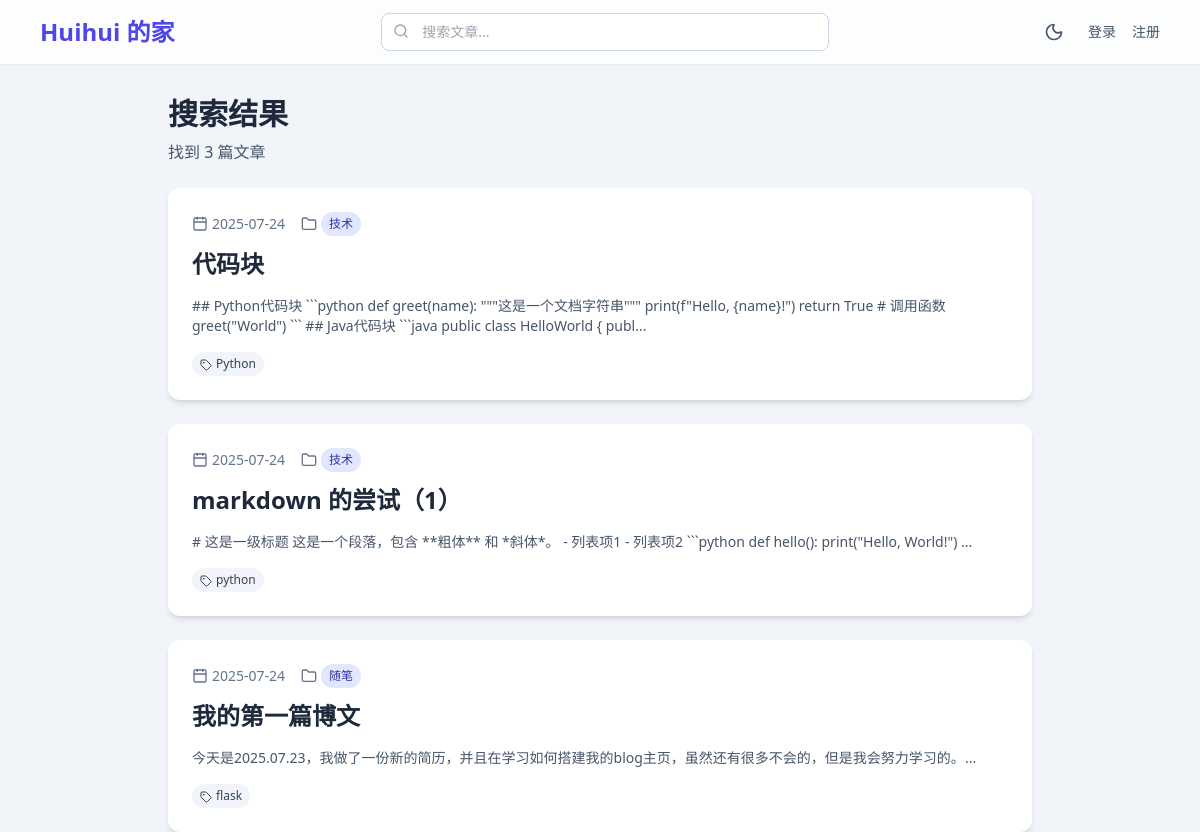
Screenshot of /search with the database file from the repository.
### app_blog.py (models this page shows, shortened)
class Post(db.Model):
    id = db.Column(db.Integer, primary_key=True)
    title = db.Column(db.String(100), nullable=False)
    content = db.Column(db.Text, nullable=False)
    created_at = db.Column(db.DateTime, default=datetime.utcnow)
    category = db.Column(db.String(50), default='未分类')
    tags = db.Column(db.Text, default='')
    def get_tags_list(self):
        if self.tags:
            return [tag.strip() for tag in self.tags.split(',') if tag.strip()]
        return []

### app_blog.py (the view, shortened to what this page needs)
@app.route('/search')
def search():
    query = request.args.get('q', '')
    category = request.args.get('category', '')
    posts = Post.query
    if category:
        posts = posts.filter(Post.category == category)
    posts = posts.order_by(Post.id.desc()).all()
    return render_template('search.html', posts=posts, query=query, category=category)

### app_blog.py (called while the page is built, shortened)
@app.before_request
def log_visit():
    try:
        path = request.path or '/'
        if any([
            path.startswith('/static'),
            path.startswith('/favicon')
        ]):
            return
        ip = request.environ.get('HTTP_X_FORWARDED_FOR', request.environ.get('REMOTE_ADDR', ''))
        if ip and ',' in ip:
            ip = ip.split(',')[0].strip()
        ua = request.user_agent.string if request.user_agent else ''
        ref = request.referrer
        post_id = None
        v = Visit(path=path, method=request.method, ip=ip, user_agent=ua, referrer=ref, post_id=post_id)
        db.session.add(v)
        db.session.commit()
    except Exception as e:
        db.session.rollback()
        print(f"记录访问失败: {e}")

### templates/search.html (shortened to what this page needs)
{% extends 'base.html' %}
{% block content %}
<div class="mb-6">
    <h1 class="text-3xl font-bold text-slate-800">
        {% if query %}
            搜索 "{{ query }}" 的结果
        {% elif category %}
            分类 "{{ category }}" 的文章
        {% else %}
            搜索结果
        {% endif %}
    </h1>
    <p class="text-slate-600 mt-2">找到 {{ posts|length }} 篇文章</p>
</div>
{% if posts %}
    <div class="space-y-6">
        {% for post in posts %}
        <article class="bg-white p-6 rounded-xl shadow-md transition hover:shadow-lg">
            <div class="flex items-start justify-between mb-3">
                <div class="flex items-center gap-4 text-sm text-slate-500">
                    <span class="flex items-center gap-1">
                        <i data-lucide="calendar" class="w-4 h-4"></i>
                        {{ post.created_at.strftime('%Y-%m-%d') if post.created_at else '未知时间' }}
                    </span>
                    {% if post.category %}
                    <span class="flex items-center gap-1">
                        <i data-lucide="folder" class="w-4 h-4"></i>
                        <span class="bg-indigo-100 text-indigo-800 px-2 py-1 rounded-full text-xs">{{ post.category }}</span>
                    </span>
                    {% endif %}
                </div>
            </div>
            <a href="{{ url_for('post', id=post.id) }}">
                <h2 class="text-2xl font-bold text-slate-800 hover:text-indigo-600 transition">{{ post.title }}</h2>
            </a>
            <div class="prose max-w-none mt-4 text-slate-600 text-sm">
                {{ post.content[:200] | escape }}...
            </div>
            {% if post.get_tags_list() %}
            <div class="flex flex-wrap gap-2 mt-4">
                {% for tag in post.get_tags_list() %}
                <span class="bg-slate-100 text-slate-700 px-2 py-1 rounded-full text-xs">
                    <i data-lucide="tag" class="w-3 h-3 inline mr-1"></i>{{ tag }}
                </span>
                {% endfor %}
            </div>
            {% endif %}
        </article>
        {% endfor %}
    </div>
{% endif %}
{% endblock %}

### templates/base.html (shortened to what this page needs)
<!DOCTYPE html>
<html lang="zh-CN">
<head>
    <script src="https://cdn.tailwindcss.com?plugins=typography"></script>
    <link rel="stylesheet" href="https://cdnjs.cloudflare.com/ajax/libs/highlight.js/11.9.0/styles/github.min.css">
</head>
<body class="bg-slate-100">
    <nav class="bg-white/80 backdrop-blur-md shadow-sm sticky top-0 z-10">
        <div class="max-w-6xl mx-auto px-4">
            <div class="flex justify-between items-center h-16">
                <a href="{{ url_for('index') }}" class="text-2xl font-bold text-indigo-600">Huihui 的家</a>
                <div class="hidden md:flex flex-1 max-w-md mx-8">
                    <form action="{{ url_for('search') }}" method="get" class="w-full">
                        <div class="relative">
                            <input type="text" name="q" placeholder="搜索文章..."
                                   class="w-full pl-10 pr-4 py-2 border border-slate-300 rounded-lg focus:outline-none focus:ring-2 focus:ring-indigo-500 focus:border-transparent text-sm"
                                   value="{{ request.args.get('q', '') }}">
                            <i data-lucide="search" class="absolute left-3 top-2.5 w-4 h-4 text-slate-400"></i>
                        </div>
                    </form>
                </div>
                <div class="flex items-center gap-4">
                    <button id="theme-toggle" class="p-2 rounded-lg hover:bg-slate-100 transition">
                        <i data-lucide="moon" class="w-5 h-5 text-slate-600"></i>
                    </button>
                    {% if current_user.is_authenticated %}
                        {% if current_user.role == 'admin' %}
                        <a href="{{ url_for('create') }}" class="text-sm text-slate-600 hover:text-indigo-600">写文章</a>
                        <a href="{{ url_for('admin_visits') }}" class="text-sm text-slate-600 hover:text-indigo-600">访问记录</a>
                        {% endif %}
                        <span class="text-sm text-slate-500">Hi, {{ current_user.username }}</span>
                        <a href="{{ url_for('logout') }}" class="text-sm text-slate-600 hover:text-indigo-600">登出</a>
                    {% else %}
                        <a href="{{ url_for('login') }}" class="text-sm text-slate-600 hover:text-indigo-600">登录</a>
                        <a href="{{ url_for('register') }}" class="text-sm text-slate-600 hover:text-indigo-600">注册</a>
                    {% endif %}
                </div>
            </div>
        </div>
    </nav>
    {% if self.content() %}
    <div class="max-w-4xl mx-auto mt-8 px-4">
        {% block content %}{% endblock %}
    </div>
    {% endif %}
</body>
</html>

### rows the page displays
Post: created_at "2025-07-24", category "技术", title "代码块", content "## Python代码块 ```python def greet(name): \"\"\"这是一个文档字符串\"\"\" print(f\"Hello, {name}!\") return True # 调用函数 greet(\"World\") ``` ## Java代码块 ```java public class HelloWorld { publ", tags "Python"
Post: created_at "2025-07-24", category "技术", title "markdown 的尝试（1）", content "# 这是一级标题 这是一个段落，包含 **粗体** 和 *斜体*。 - 列表项1 - 列表项2 ```python def hello(): print(\"Hello, World!\")", tags "python"
Post: created_at "2025-07-24", category "随笔", title "我的第一篇博文", content "今天是2025.07.23，我做了一份新的简历，并且在学习如何搭建我的blog主页，虽然还有很多不会的，但是我会努力学习的。", tags "flask"

### other values shown
{{ posts|length }} "3"
